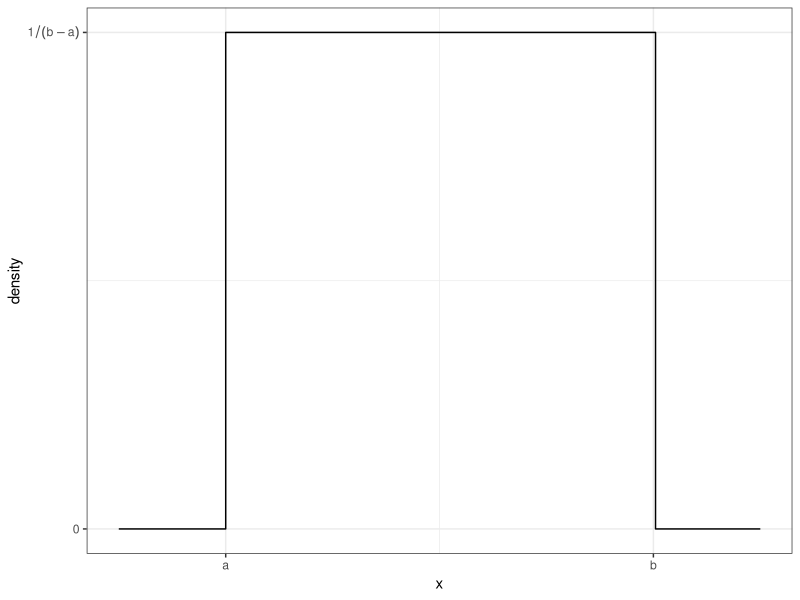
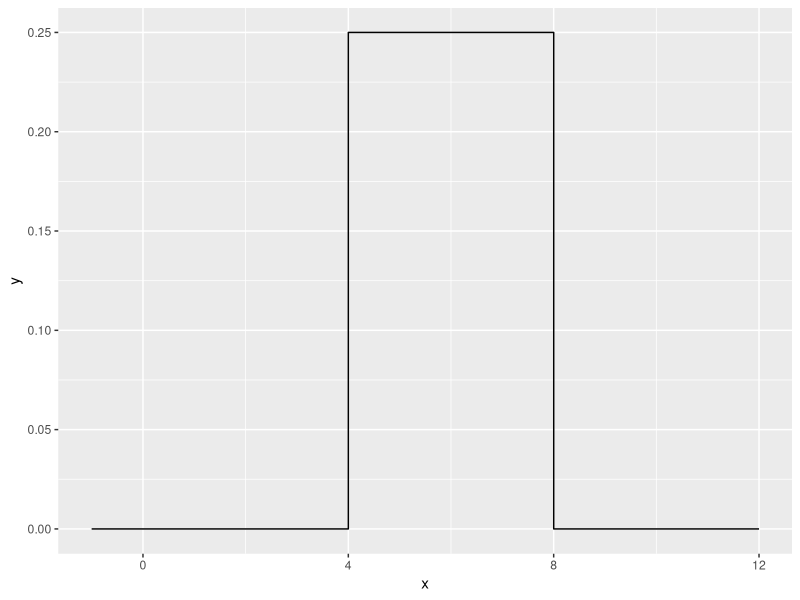
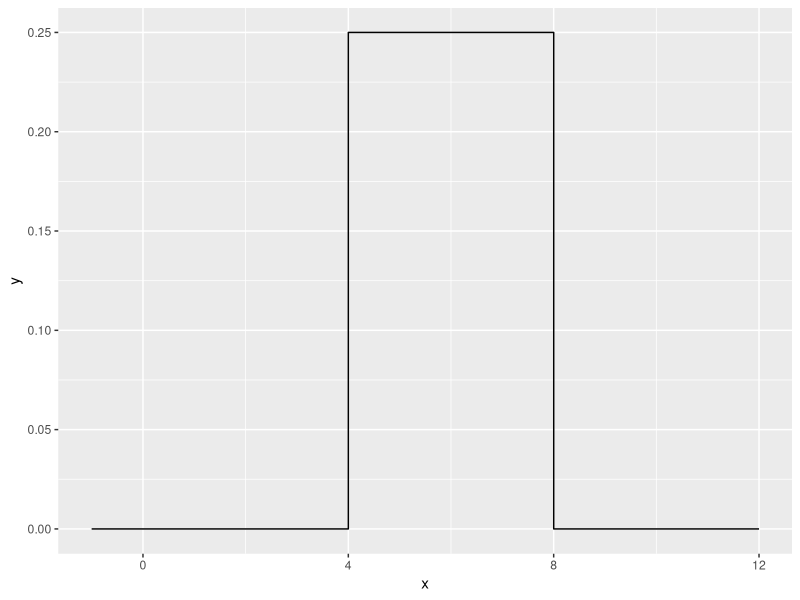
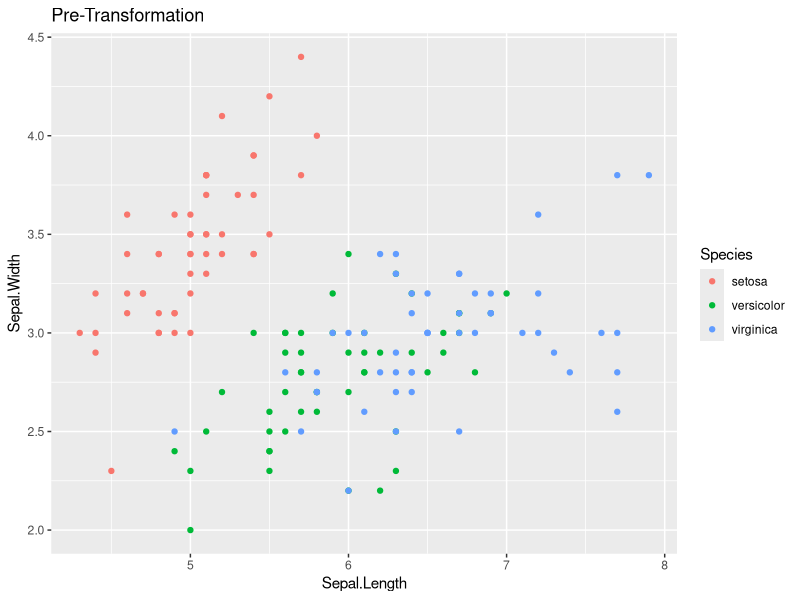
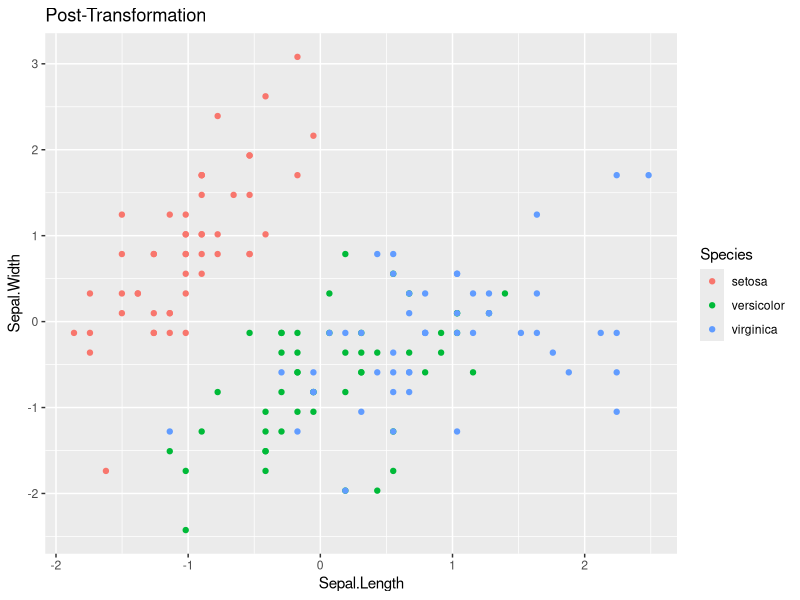
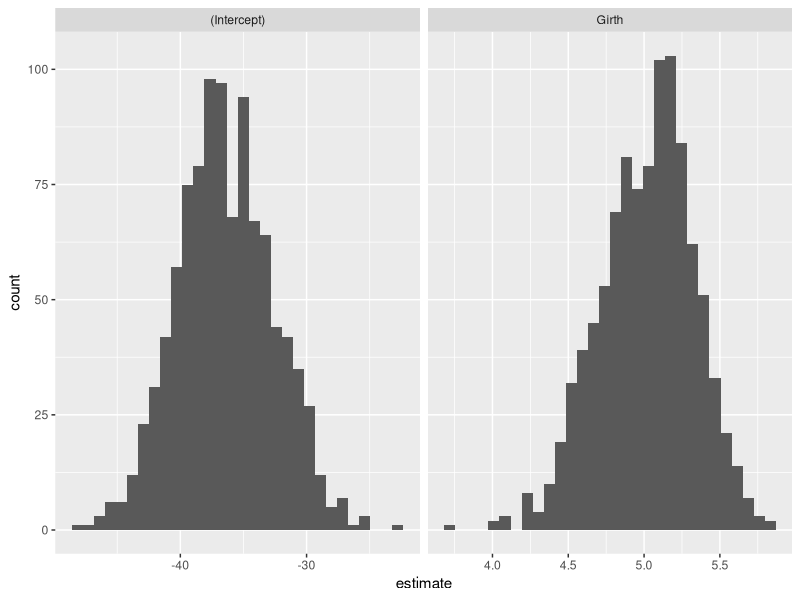

Recreate these plots in R, in order.
## ---- chunk 1
knitr::opts_chunk$set(echo = TRUE)
library(tidyr)
## ---- chunk 2
    library(ggplot2) 
    library(dplyr) 
    data <- data.frame(x = seq(-.25,1.25, length=301)) 
    data <- data %>% mutate( y = dunif(x,0,1) ) 
    ggplot(data, aes(x=x, y=y)) +
      geom_step() +   # geom_step is similar to geom_line() but for step functions
      scale_x_continuous( breaks=c(0,1), labels=c('a','b') ) +
      scale_y_continuous( breaks=c(0,1), labels=c(0,expression(1 / (b-a) )) ) +
      labs(y='density') + theme_bw()
## ---- chunk 3
duniform <- function(x, a, b) {

  output <- ifelse(x<=b & a<=x, 1/(b-a), 0)
  return(output)
  
}

# a < x < b
value0 <- duniform(5, 4, 10)
value0

# x < a
value1 <- duniform(1, 2, 4)
value1

# b < x
value2 <- duniform(2, 4, 3)
value2
## ---- chunk 4
        duniform <- function(x, a, b){
          output <- NULL
          length <- length(x)
          for( i in 1:length ){  # Set the for loop to look at each element of x
            if( x[i]<=b & a<=x[i] ){  # What should this logical expression be?
              output[i] <- 1/(b-a)
            }else{
              output[i]<-0
            }
          }
          return(output)
        }
## ---- chunk 5
        data.frame( x=seq(-1, 12, by=.001) ) %>%
          mutate( y = duniform(x, 4, 8) ) %>%
          ggplot( aes(x=x, y=y) ) +
          geom_step()
## ---- chunk 6
  microbenchmark::microbenchmark( duniform( seq(-4,12,by=.0001), 4, 8), times=100)
## ---- chunk 7
duniform <- function(x, a, b) {
  output <- ifelse(x<=b & a<=x, 1/(b-a), 0)
  return(output)
  
}
## ---- chunk 8
        data.frame( x=seq(-1, 12, by=.001) ) %>%
          mutate( y = duniform(x, 4, 8) ) %>%
          ggplot( aes(x=x, y=y) ) +
          geom_step()
## ---- chunk 9
  microbenchmark::microbenchmark( duniform( seq(-4,12,by=.0001), 4, 8), times=100)
## ---- chunk 10
# ?dunif

duniform <- function(x, a = 0, b = 1) {
  output <- ifelse(x<=b & a<=x, 1/(b-a), 0)
  return(output)
  
}

duniform(c(2, 4, 5))
## ---- chunk 11
    standardize <- function(x){
      output <- NULL 
      xbar <- mean(x)
      sd <- sd(x)
      output <- (x-xbar)/ sd(x)
      return(output)
    }
    
    data( 'iris' )
    # Graph the pre-transformed data.
    ggplot(iris, aes(x=Sepal.Length, y=Sepal.Width, color=Species)) +
      geom_point() +
      labs(title='Pre-Transformation')
    
    # Standardize all of the numeric columns
    # across() selects columns and applies a function to them
    # there column select requires a dplyr column select command such
    # as starts_with(), contains(), or where().  The where() command
    # allows us to use some logical function on the column to decide
    # if the function should be applied or not.
    iris.z <- iris %>% mutate( across(where(is.numeric), standardize) )
    
    # Graph the post-transformed data.
    ggplot(iris.z, aes(x=Sepal.Length, y=Sepal.Width, color=Species)) +
      geom_point() +
      labs(title='Post-Transformation')
## ---- chunk 12
fizzbuzz <- function(n){

  output<- NULL
  for(i in 1:n)
  {
    if(i %% 5 == 0 & i %% 3 == 0) {
      output[i] <- "Fizz Buzz"
      
    }
    else if(i %% 3 == 0){
      output[i] <- "Fizz"
    }
    
    else if(i %% 5 == 0){
      output[i] <- "Buzz"
    }
    
    else{
      output[i] <-i
    }
  }
  
  paste0(output, collapse=', ')
}

output<-fizzbuzz(15)
output
## ---- chunk 13
    #' Fill in missing values in a vector with the previous value.
    #' 
    #' @parm x An input vector with missing values
    #' @result The input vector with NA values filled in.
    myFill <- function(x){
      tempValue<-NULL
      length = length(x)
      for(i in 1:length)
      {
        if(!is.na(x[i]))
        {
          tempValue<-x[i]
        }
        
        else
        {
          x[i]<-tempValue;
        }
      }
      
      return(x)
    }
## ---- chunk 14
    #' Calculate bootstrap CI for an lm object
    #' 
    #' @param model
    #' @param N
    boot.lm <- function(model, N=1000){
      data    <- model$model  # Extract the original data
      formula <- model$terms  # and model formula used
    
      # Start the output data frame with the full sample statistic
      output <- broom::tidy(model) %>% 
        select(term, estimate) %>% 
        pivot_wider(names_from=term, values_from=estimate)
    
  for (i in 1:N) {
    # Sample row indices with replacement
    row_indices <- sample(nrow(data), replace = TRUE)
    data_boot <- data[row_indices, ]
    
    model.boot <- lm(formula, data = data_boot)
    coefs <- broom::tidy(model.boot) %>%
    select(term, estimate) %>%
    pivot_wider(names_from = term, values_from = estimate)
    output <- output %>% rbind(coefs)
    }  
      
      return(output)
    }
    
    # Run the function on a model
    m <- lm( Volume ~ Girth, data=trees )
    boot.dist <- boot.lm(m)
    
    # If boot.lm() works, then the following produces a nice graph
    boot.dist %>% gather('term','estimate') %>% 
      ggplot( aes(x=estimate) ) + 
      geom_histogram() + 
      facet_grid(.~term, scales='free')
